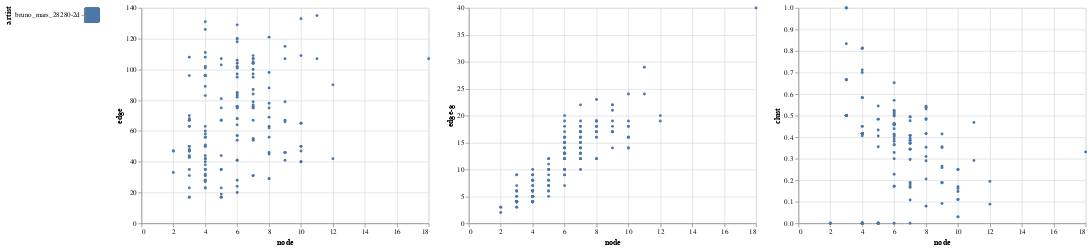

Source (notebook cell):
### Code cell
# input_dropdown = alt.binding_select(options=[n+'-2d' for n in names])
# selection = alt.selection_single(fields=['artist'], bind=input_dropdown, name='Artist')
selection = alt.selection_multi(fields=['artist',])

color = alt.condition(selection, alt.Color('artist:N', legend=None),alt.value('lightgray'))
make_selector = alt.Chart(df).mark_rect().encode(y='artist', color=color).add_selection(selection)
brush = alt.selection_interval()  # selection of type "interval"
color = alt.condition(brush, 'artist:N', alt.value('lightgray'))
opacity = alt.condition(selection, alt.value(1.0), alt.value(0.0))
chart = alt.Chart(df).mark_circle(size=16).encode(x=features[0], color=color, opacity = opacity,tooltip=['name', 'artist']+features,
).add_selection(selection).add_selection(brush)#.transform_filter(selection)
make_selector | chart.encode(y=features[1]) | chart.encode(y=features[2])| chart.encode(y=features[3])#| chart.encode(y=features[4])

### Figure 1 — Vega-Lite specification as saved in the notebook (floating-point values rounded to 4 significant figures; data arrays with more than 128 entries replaced by an {"elided": "..."} marker saying what was removed)
{"config": {"view": {"continuousWidth": 400, "continuousHeight": 300}}, "hconcat": [{"mark": "rect", "encoding": {"color": {"condition": {"type": "nominal", "field": "artist", "legend": null, "selection": "selector013"}, "value": "lightgray"}, "y": {"type": "nominal", "field": "artist"}}, "selection": {"selector013": {"type": "multi", "fields": ["artist"]}}}, {"mark": {"type": "circle", "size": 16}, "encoding": {"color": {"condition": {"type": "nominal", "field": "artist", "selection": "selector014"}, "value": "lightgray"}, "opacity": {"condition": {"value": 1.0, "selection": "selector013"}, "value": 0.0}, "tooltip": [{"type": "nominal", "field": "name"}, {"type": "nominal", "field": "artist"}, {"type": "quantitative", "field": "node"}, {"type": "quantitative", "field": "edge"}, {"type": "quantitative", "field": "edge-g"}, {"type": "quantitative", "field": "clust"}, {"type": "quantitative", "field": "clust-g"}, {"type": "quantitative", "field": "apl"}, {"type": "quantitative", "field": "sdev-apl"}, {"type": "quantitative", "field": "sdev-apl-g"}, {"type": "quantitative", "field": "sdev-pagerank-g"}, {"type": "quantitative", "field": "sdev-pagerank"}, {"type": "quantitative", "field": "pagerank"}, {"type": "quantitative", "field": "pagerank-max"}, {"type": "quantitative", "field": "sdev-clust-g"}, {"type": "quantitative", "field": "sdev-clust"}, {"type": "quantitative", "field": "apl-g"}, {"type": "quantitative", "field": "pagerank-max-g"}], "x": {"type": "quantitative", "field": "node"}, "y": {"type": "quantitative", "field": "edge"}}, "selection": {"selector013": {"type": "multi", "fields": ["artist"]}, "selector014": {"type": "interval"}}}, {"mark": {"type": "circle", "size": 16}, "encoding": {"color": {"condition": {"type": "nominal", "field": "artist", "selection": "selector014"}, "value": "lightgray"}, "opacity": {"condition": {"value": 1.0, "selection": "selector013"}, "value": 0.0}, "tooltip": [{"type": "nominal", "field": "name"}, {"type": "nominal", "field": "artist"}, {"type": "quantitative", "field": "node"}, {"type": "quantitative", "field": "edge"}, {"type": "quantitative", "field": "edge-g"}, {"type": "quantitative", "field": "clust"}, {"type": "quantitative", "field": "clust-g"}, {"type": "quantitative", "field": "apl"}, {"type": "quantitative", "field": "sdev-apl"}, {"type": "quantitative", "field": "sdev-apl-g"}, {"type": "quantitative", "field": "sdev-pagerank-g"}, {"type": "quantitative", "field": "sdev-pagerank"}, {"type": "quantitative", "field": "pagerank"}, {"type": "quantitative", "field": "pagerank-max"}, {"type": "quantitative", "field": "sdev-clust-g"}, {"type": "quantitative", "field": "sdev-clust"}, {"type": "quantitative", "field": "apl-g"}, {"type": "quantitative", "field": "pagerank-max-g"}], "x": {"type": "quantitative", "field": "node"}, "y": {"type": "quantitative", "field": "edge-g"}}, "selection": {"selector013": {"type": "multi", "fields": ["artist"]}, "selector014": {"type": "interval"}}}, {"mark": {"type": "circle", "size": 16}, "encoding": {"color": {"condition": {"type": "nominal", "field": "artist", "selection": "selector014"}, "value": "lightgray"}, "opacity": {"condition": {"value": 1.0, "selection": "selector013"}, "value": 0.0}, "tooltip": [{"type": "nominal", "field": "name"}, {"type": "nominal", "field": "artist"}, {"type": "quantitative", "field": "node"}, {"type": "quantitative", "field": "edge"}, {"type": "quantitative", "field": "edge-g"}, {"type": "quantitative", "field": "clust"}, {"type": "quantitative", "field": "clust-g"}, {"type": "quantitative", "field": "apl"}, {"type": "quantitative", "field": "sdev-apl"}, {"type": "quantitative", "field": "sdev-apl-g"}, {"type": "quantitative", "field": "sdev-pagerank-g"}, {"type": "quantitative", "field": "sdev-pagerank"}, {"type": "quantitative", "field": "pagerank"}, {"type": "quantitative", "field": "pagerank-max"}, {"type": "quantitative", "field": "sdev-clust-g"}, {"type": "quantitative", "field": "sdev-clust"}, {"type": "quantitative", "field": "apl-g"}, {"type": "quantitative", "field": "pagerank-max-g"}], "x": {"type": "quantitative", "field": "node"}, "y": {"type": "quantitative", "field": "clust"}}, "selection": {"selector013": {"type": "multi", "fields": ["artist"]}, "selector014": {"type": "interval"}}}], "data": {"name": "data-bedf86d4060f333a171c3ab69a6b4b50"}, "$schema": "https://vega.github.io/schema/vega-lite/v4.8.1.json", "datasets": {"data-bedf86d4060f333a171c3ab69a6b4b50": {"elided": "164 records"}}}
